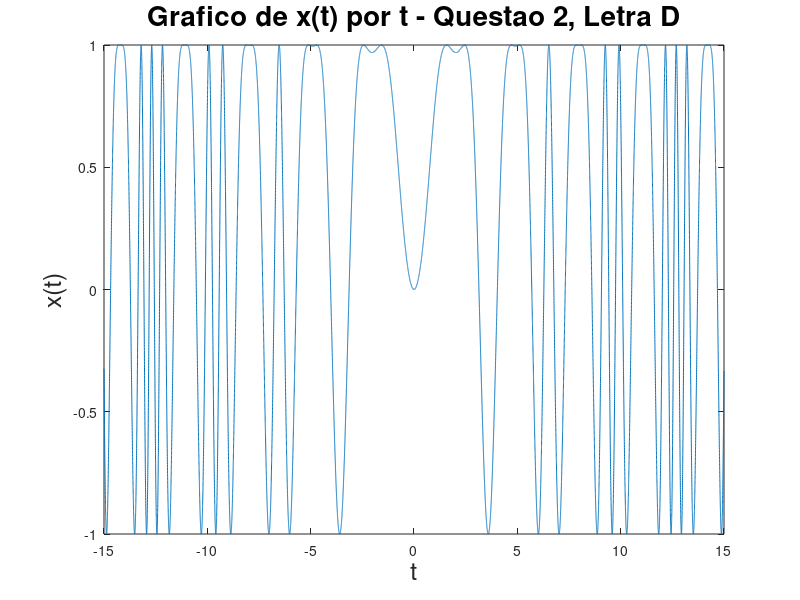

Reproduce this figure in MATLAB.
% Programa da segunda questao do trabalho de sinais e sistemas
% 2022.2

% Intervalo
dt=0.001;

%   Letra d)
w1=1;
w2=1;
t=-15:dt:15-dt; x=sin(w1.*sin(w2*t).*t);

% Plotando
plot(t,x);
title("Grafico de x(t) por t - Questao 2, Letra D", "fontsize", 20);
xlabel("t", "fontsize", 18);
ylabel("x(t)", "fontsize", 18);
